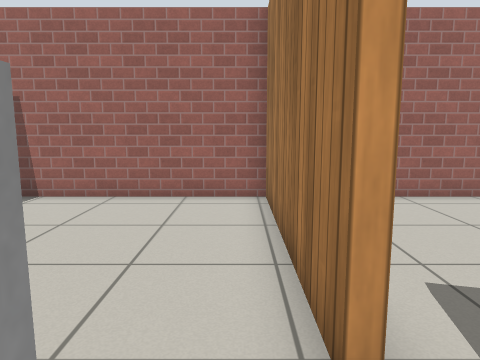
view 1 (above)

15 first-person views from a walk through a world built for the Gazebo simulator. The camera is 0.9 m above the floor, tilts 8° down and sees 70° across. The floor is counted in squares, 0.5 m on a side. Each view is taken from the middle of a square. On the plan, view 1 faces up. The plan holds only what a view shows up to about 17 squares ahead; the rest is blank. Simple patterns stand in for the simulator's built-in surfaces.

view 2
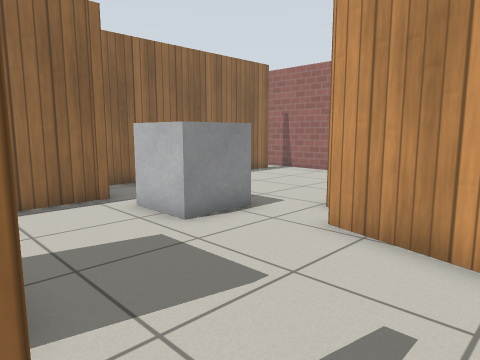

view 3
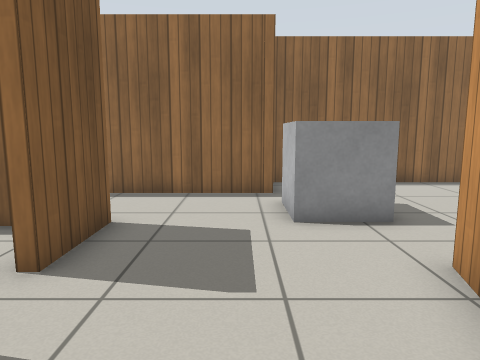

view 4
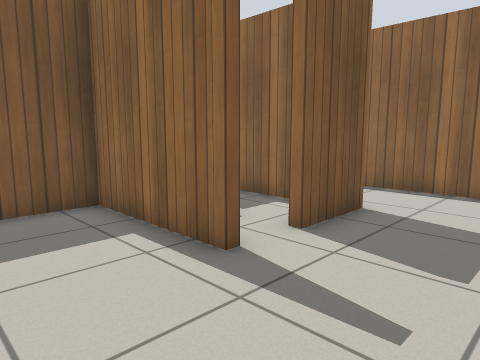

view 5
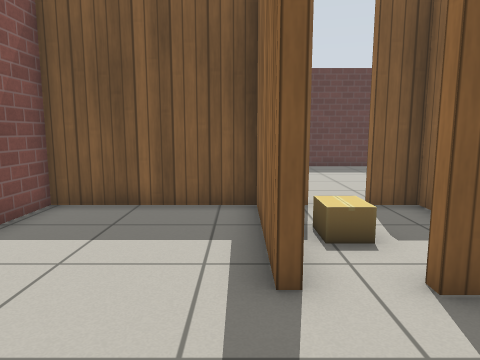

view 6
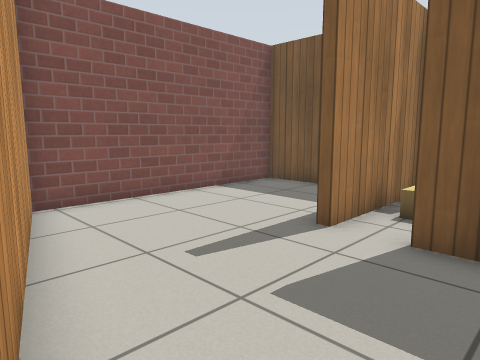

view 7
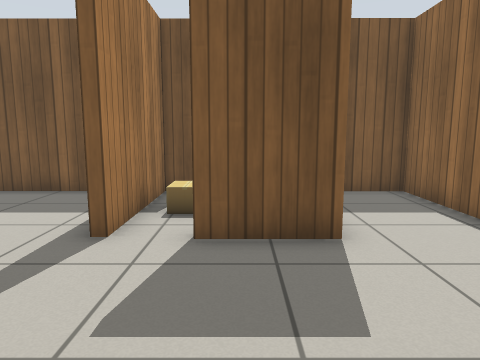

view 8
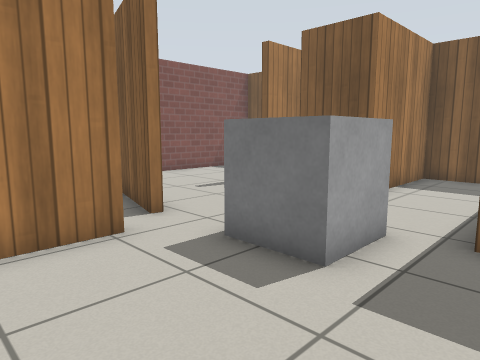

view 9
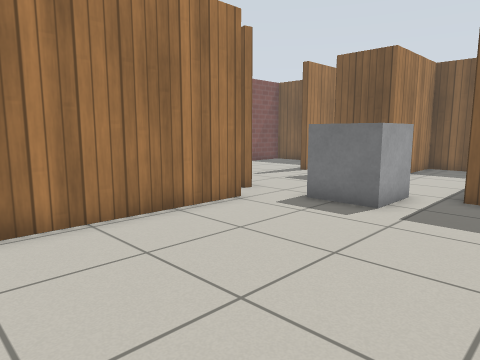

view 10
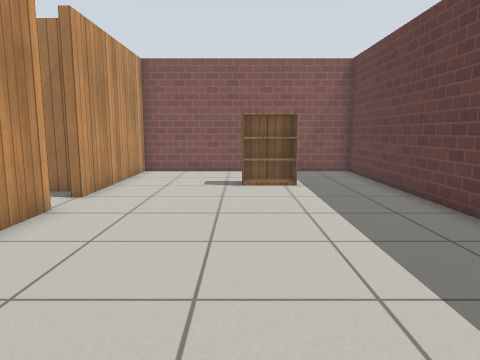

view 11
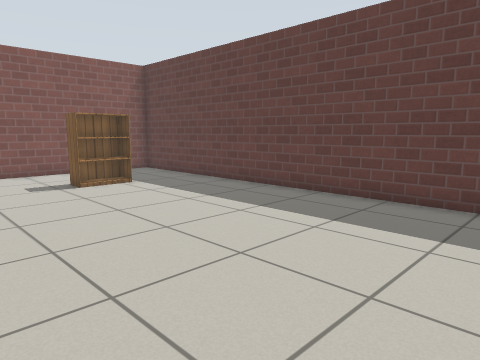

view 12
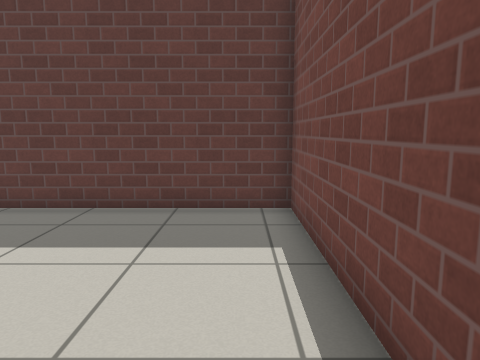

view 13
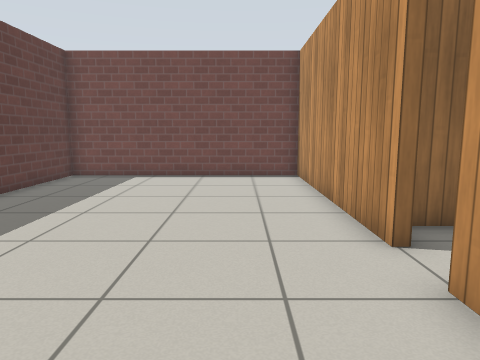

view 14
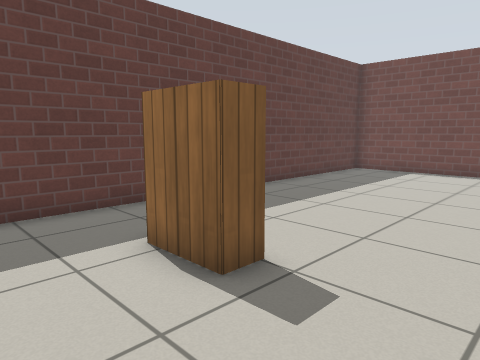

view 15
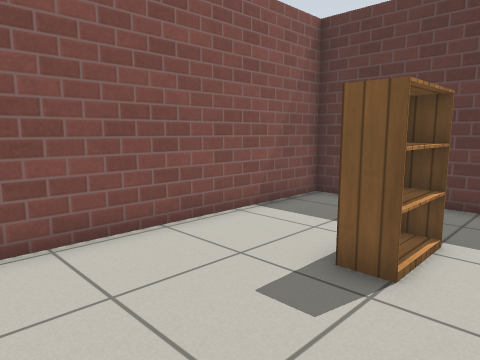

### Floor plan
Ten units are one square. View 1 is at (0, 0); x grows to the right and y downward. Boxes are objects, and circles mark ways between rooms. Rooms are numbered by the first view taken in them; rooms with no view inside come last. Other rooms are left out.
<svg viewBox="-87 -99 179 294">
<path fill="none" stroke="#000" d="M16 -11 47 -3M11 -22 7 -22 7 -94 -64 -94M-44 10 -40 10 -40 93 -7 93 -7 46 18 46 18 50M37 -3 16 -9M-4 64 -4 93 9 93M-62 -83 -62 9M23 96 23 93 33 93 33 46M36 46 36 93 87 93 87 10 37 -3M9 96 -82 96 -82 190 87 190 87 96 23 96"/>
<rect x="-25" y="-15" width="20" height="30" fill="#bbb"><title>other object</title></rect>
<rect x="15" y="65" width="10" height="10" fill="#bbb"><title>cardboard box</title></rect>
<rect x="45" y="135" width="10" height="30" fill="#bbb"><title>bookshelf</title></rect>
<circle cx="40" cy="25" r="3" fill="#2a7"/>
<circle cx="15" cy="100" r="3" fill="#2a7"/>
<text x="-10" y="0">1</text>
<text x="60" y="40">2</text>
<text x="0" y="140">3</text>
</svg>
Room 1 opens to room 2. Room 1 opens to room 3.

Where each view was taken, in squares from view 1:
view 1: 0 up, 0 right, facing up
view 2: 5 down, 5 right, facing up-left
view 3: 2 down, 6 right, facing left
view 4: 1 down, 7 right, facing down-left
view 5: 1 down, 4 right, facing down
view 6: 1 up, 0 right, facing down-right
view 7: 1 up, 1 right, facing down
view 8: 5 up, 5 left, facing down-right
view 9: 9 up, 6 left, facing down-right
view 10: 14 down, 7 left, facing right
view 11: 10 down, 7 left, facing down-right
view 12: 11 down, 7 left, facing down
view 13: 12 down, 6 right, facing left
view 14: 11 down, 8 right, facing down-left
view 15: 10 down, 3 right, facing down-right
